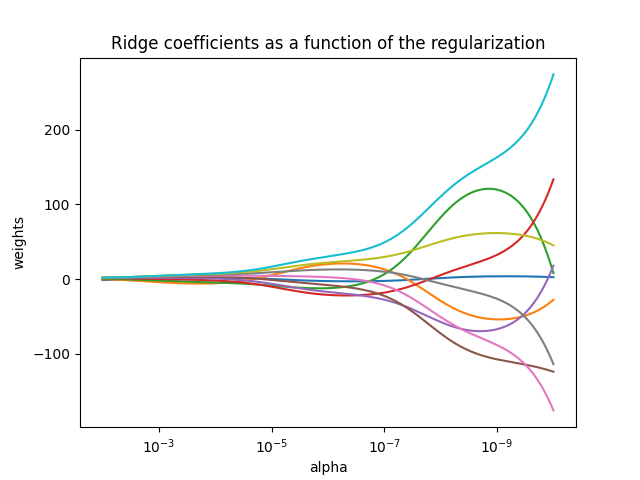

Recreate this plot in Python.
import numpy as np
import matplotlib.pyplot as plt
from sklearn import linear_model
import os

# X is the 10x10 Hilbert matrix
X = 1. / (np.arange(1, 11) + np.arange(0, 10)[:, np.newaxis])
y = np.ones(10)

# #############################################################################
# Compute paths

n_alphas = 200
alphas = np.logspace(-10, -2, n_alphas)

coefs = []
for a in alphas:
    ridge = linear_model.Ridge(alpha=a, fit_intercept=False)
    ridge.fit(X, y)
    coefs.append(ridge.coef_)

# #############################################################################
# Display results

fig, ax = plt.subplots(1, 1)

ax.plot(alphas, coefs)
ax.set_xscale('log')
ax.set_xlim(ax.get_xlim()[::-1])  # reverse axis
ax.set_xlabel('alpha')
ax.set_ylabel('weights')
ax.set_title('Ridge coefficients as a function of the regularization')
ax.axis('tight')
file_dir, file_name = os.path.split(__file__)
fig.savefig(os.path.join(file_dir, file_name.replace("py", "png")))
fig.show()
